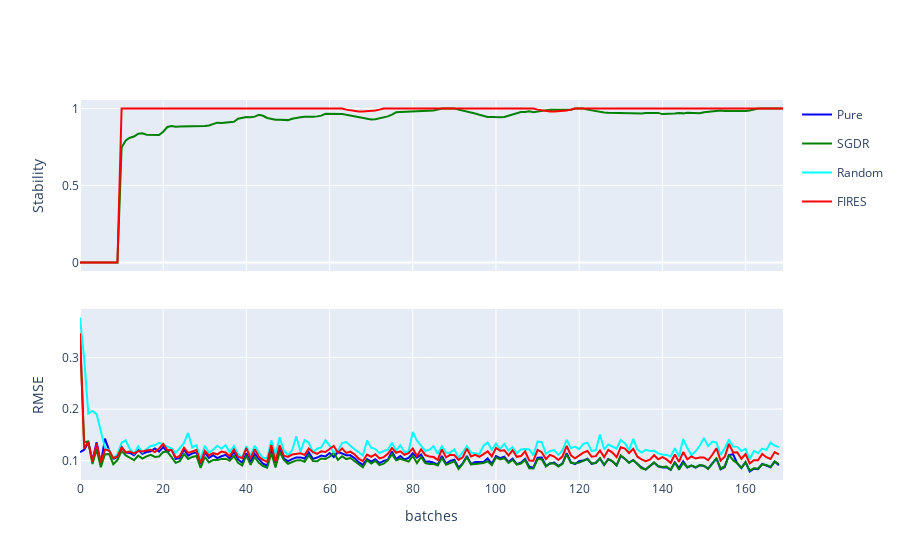

The cell this chart's notebook holds for it:
### Code cell
fig = make_subplots(rows=2, cols=1, shared_xaxes=True, vertical_spacing=0.1) # subplot_titles=("Stability","Accuracy", "F1-Score"),
for i in range(len(stability_trace)):
    stability_trace[i]["showlegend"] = False
    if stability_trace[i]["name"] == "FIRES":
        trace = stability_trace[i]
    else:
        fig.add_trace(stability_trace[i], row=1, col=1)
fig.add_trace(trace, row=1, col=1)
for i in range(len(rmse_trace)):
    if rmse_trace[i]["name"] == "FIRES":
        trace = rmse_trace[i]
    else:
        fig.add_trace(rmse_trace[i], row=2, col=1)
fig.add_trace(trace, row=2, col=1)
fig.update_xaxes(title_text="batches", row=2, col=1)
fig.update_yaxes(title_text="Stability", row=1, col=1)
fig.update_yaxes(title_text="RMSE", row=2, col=1)

fig.write_image("{}/all_scores_{}.{}".format(folder, dataset_name, export_type))
fig.show()

### Figure 1 — Plotly figure (JSON) as saved in the notebook; plotly's stock layout.template omitted (floating-point values rounded to 4 significant figures; data arrays with more than 128 entries replaced by an {"elided": "..."} marker saying what was removed)
{"data": [{"hovertemplate": "variable=SGDR<br>batches=%{x}<br>stability=%{y}<extra></extra>", "legendgroup": "SGDR", "line": {"color": "green", "dash": "solid"}, "mode": "lines", "name": "SGDR", "orientation": "v", "showlegend": false, "type": "scatter", "x": {"elided": "170 int values"}, "xaxis": "x", "y": {"elided": "170 float values"}, "yaxis": "y"}, {"hovertemplate": "variable=FIRES<br>batches=%{x}<br>stability=%{y}<extra></extra>", "legendgroup": "FIRES", "line": {"color": "red", "dash": "solid"}, "mode": "lines", "name": "FIRES", "orientation": "v", "showlegend": false, "type": "scatter", "x": {"elided": "170 int values"}, "xaxis": "x", "y": {"elided": "170 float values"}, "yaxis": "y"}, {"hovertemplate": "variable=Pure<br>batches=%{x}<br>rmse=%{y}<extra></extra>", "legendgroup": "Pure", "line": {"color": "blue", "dash": "solid"}, "mode": "lines", "name": "Pure", "orientation": "v", "showlegend": true, "type": "scatter", "x": {"elided": "169 int values"}, "xaxis": "x2", "y": {"elided": "169 float values"}, "yaxis": "y2"}, {"hovertemplate": "variable=SGDR<br>batches=%{x}<br>rmse=%{y}<extra></extra>", "legendgroup": "SGDR", "line": {"color": "green", "dash": "solid"}, "mode": "lines", "name": "SGDR", "orientation": "v", "showlegend": true, "type": "scatter", "x": {"elided": "169 int values"}, "xaxis": "x2", "y": {"elided": "169 float values"}, "yaxis": "y2"}, {"hovertemplate": "variable=Random<br>batches=%{x}<br>rmse=%{y}<extra></extra>", "legendgroup": "Random", "line": {"color": "cyan", "dash": "solid"}, "mode": "lines", "name": "Random", "orientation": "v", "showlegend": true, "type": "scatter", "x": {"elided": "169 int values"}, "xaxis": "x2", "y": {"elided": "169 float values"}, "yaxis": "y2"}, {"hovertemplate": "variable=FIRES<br>batches=%{x}<br>rmse=%{y}<extra></extra>", "legendgroup": "FIRES", "line": {"color": "red", "dash": "solid"}, "mode": "lines", "name": "FIRES", "orientation": "v", "showlegend": true, "type": "scatter", "x": {"elided": "169 int values"}, "xaxis": "x2", "y": {"elided": "169 float values"}, "yaxis": "y2"}], "layout": {"xaxis": {"anchor": "y", "domain": [0, 1], "matches": "x2", "showticklabels": false}, "xaxis2": {"anchor": "y2", "domain": [0, 1], "title": {"text": "batches"}}, "yaxis": {"anchor": "x", "domain": [0.55, 1], "title": {"text": "Stability"}}, "yaxis2": {"anchor": "x2", "domain": [0, 0.45], "title": {"text": "RMSE"}}}}
